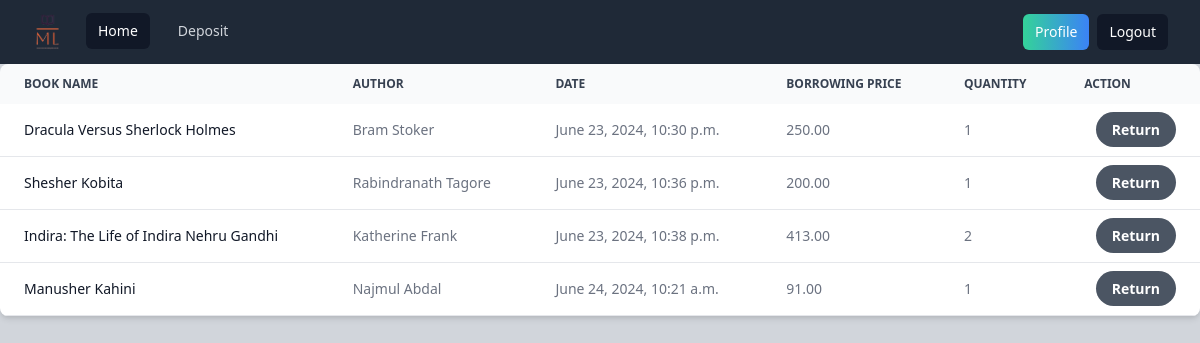
/borrow/books/borrowed_list/ (signed in), run on the app's committed database.
### borrow/models.py (models this page shows, shortened)
class Borrow(models.Model):
    user = models.ForeignKey(User,related_name='borrow',on_delete=models.CASCADE)
    book = models.ForeignKey(Books,on_delete=models.CASCADE)
    borrow_date = models.DateTimeField(auto_now_add=True)
    return_date = models.DateTimeField(null=True,blank=True)
    quantity = models.IntegerField(default=0,blank=True,null=True)

### books/models.py (models this page shows, shortened)
class Books(models.Model):
    title = models.CharField(max_length=100)
    author = models.CharField(max_length=100)
    category = models.ManyToManyField(CategoryModel)
    image = models.ImageField(upload_to='uploads/',blank=True,null=True)
    borrowing_price = models.DecimalField(default=0,max_digits=7,decimal_places=2)
    user_reviews = models.CharField(max_length=50,choices=REVIEWS)
    description = models.TextField()
    quantity = models.IntegerField(default=0)

### borrow/views.py (the view)
# urls.py: path('books/borrowed_list/',BorrowedBookList.as_view(),name='borrowed_book_list'),
class BorrowedBookList(LoginRequiredMixin,ListView):
    model = Borrow
    template_name = 'borrow/borrow_list.html'
    context_object_name = 'borrowed_books'
    def get_queryset(self):
        user = self.request.user
        queryset = Borrow.objects.filter(user=user)
        return queryset

### borrow/templates/borrow/borrow_list.html (shortened to what this page needs)
{% extends 'core/base.html' %}
{% block body %}
{% if borrowed_books %}
<div class="relative overflow-x-auto shadow-md sm:rounded-lg">
    <table class="w-full text-sm text-left rtl:text-right text-gray-500 dark:text-gray-400">
        <thead class="text-xs text-gray-700 uppercase bg-gray-50 dark:bg-gray-700 dark:text-gray-400">
            <tr>
                <th scope="col" class="px-6 py-3">
                    Book Name
                </th>
                <th scope="col" class="px-6 py-3">
                    Author
                </th>
                <th scope="col" class="px-6 py-3">
                    Date
                </th>
                <th scope="col" class="px-6 py-3">
                    Borrowing Price
                </th>
                <th scope="col" class="px-6 py-3">
                    Quantity
                </th>
                <th scope="col" class="px-6 py-3">
                    Action
                </th>
            </tr>
        </thead>
        <tbody>
            {% for data in borrowed_books %}
            <tr class="bg-white cursor-pointer border-b dark:bg-gray-800 dark:border-gray-700 hover:bg-gray-50 dark:hover:bg-gray-600">
                <th scope="row" class="px-6 py-4 font-medium text-gray-900 whitespace-nowrap dark:text-white">
                    {{data.book.title}}
                </th>
                <td class="px-6 py-4">
                    {{data.book.author}}
                </td>
                <td class="px-6 py-4">
                    {{data.borrow_date}}
                </td>
                <td class="px-6 py-4">
                    {{data.book.borrowing_price}}
                </td>
                <td class="px-6 py-4">
                    {{data.quantity}}
                </td>
                <td class="px-6 py-4 text-right">
                    <a href="{% url 'return_book' data.book.id %}" class="bg-gray-600 hover:bg-blue-700 text-white font-bold py-2 px-4 rounded-full">
                        Return
                    </a>
                </td>
            </tr>
            {% endfor %}
        </tbody>
    </table>
</div>
{% endif %}
{% endblock %}

### data on the page
Borrow: book "Dracula Versus Sherlock Holmes", book.author "Bram Stoker", borrow_date "June 23, 2024, 10:30 p.m.", book.borrowing_price "250.00", quantity "1"
Borrow: book "Shesher Kobita", book.author "Rabindranath Tagore", borrow_date "June 23, 2024, 10:36 p.m.", book.borrowing_price "200.00", quantity "1"
Borrow: book "Indira: The Life of Indira Nehru Gandhi", book.author "Katherine Frank", borrow_date "June 23, 2024, 10:38 p.m.", book.borrowing_price "413.00", quantity "2"
Borrow: book "Manusher Kahini", book.author "Najmul Abdal", borrow_date "June 24, 2024, 10:21 a.m.", book.borrowing_price "91.00", quantity "1"
